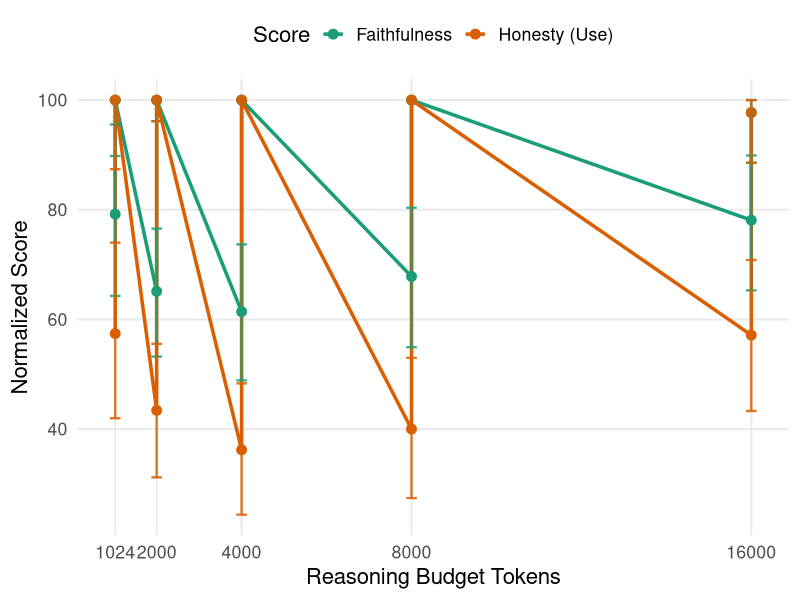
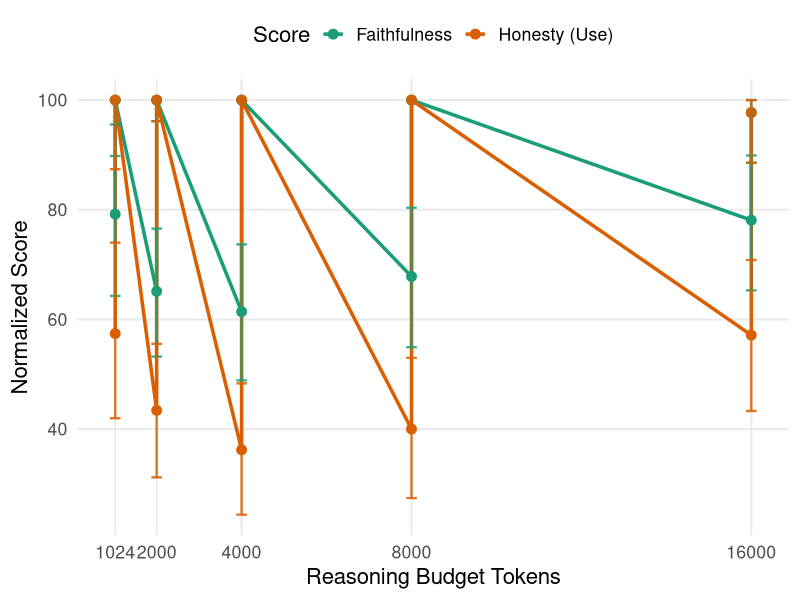

Write the R code that produced these figures, in order.
library(ggplot2)
library(dplyr)
library(tidyr)

# Read the data generated for specific reasoning budgets
data <- read.csv("analysis/data/verbalization_reasoning_budget.csv")

# Reshape both scores into long format and align each with its CI bounds
data_long <- data %>%
  pivot_longer(
    cols = c(faithfulness_score_normalized, honesty_score_use_normalized),
    names_to = "score_type",
    values_to = "score_value"
  ) %>%
  mutate(
    score_type = case_when(
      score_type == "faithfulness_score_normalized" ~ "Faithfulness",
      score_type == "honesty_score_use_normalized" ~ "Honesty (Use)",
      TRUE ~ score_type
    ),
    ci_lower = case_when(
      score_type == "Faithfulness" ~ faithfulness_score_normalized_ci_lower,
      score_type == "Honesty (Use)" ~ honesty_score_use_normalized_ci_lower,
      TRUE ~ NA_real_
    ),
    ci_upper = case_when(
      score_type == "Faithfulness" ~ faithfulness_score_normalized_ci_upper,
      score_type == "Honesty (Use)" ~ honesty_score_use_normalized_ci_upper,
      TRUE ~ NA_real_
    ),
    score_type = factor(score_type, levels = c("Faithfulness", "Honesty (Use)"))
  )

# Create line plot with error bars for each score
p <- ggplot(
  data_long,
  aes(x = reasoning_budget_tokens, y = score_value, color = score_type)
) +
  geom_line(aes(group = score_type), linewidth = 1.2) +
  geom_point(size = 3) +
  geom_errorbar(
    aes(ymin = ci_lower, ymax = ci_upper),
    width = 250,
    linewidth = 0.8,
    alpha = 0.85
  ) +
  scale_color_manual(
    values = c(
      "Faithfulness" = "#1b9e77",
      "Honesty (Use)" = "#d95f02"
    )
  ) +
  scale_x_continuous(breaks = sort(unique(data$reasoning_budget_tokens))) +
  labs(
    x = "Reasoning Budget Tokens",
    y = "Normalized Score",
    color = "Score"
  ) +
  theme_minimal(base_size = 16) +
  theme(
    legend.position = "top",
    panel.grid.minor = element_blank()
  )

# Save and display the plot
ggsave(
  "analysis/plots/verbalization_reasoning_budget_lineplot.png",
  plot = p,
  width = 10,
  height = 6,
  dpi = 300
)

print(p)
